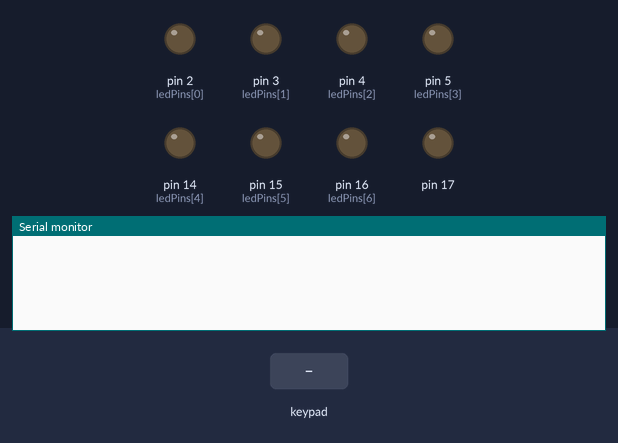
The sketch below on a simulated Arduino Uno, built with avr-gcc and run on an emulated ATmega328P. Shown: output pins drawn as LEDs (lit = HIGH), the last lines printed to the serial monitor. The inputs (shaded band) are chosen by the test bench.

Above: at 1.2 s.
1.3 s: keypad keys 1 3 1 2 1 1 1 0 pressed 0.4 s apart
At 4.6 s:
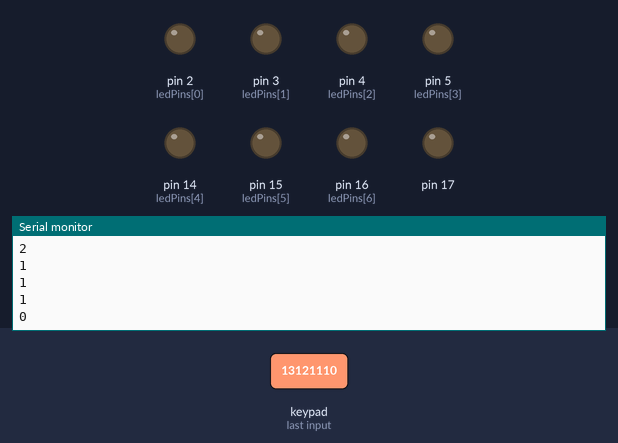
6.0 s: key 'F' pressed
At 7.2 s:
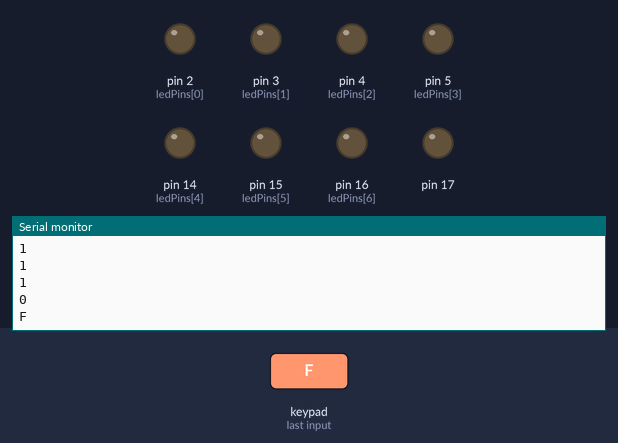
7.5 s: key 'B' pressed
At 8.6 s:
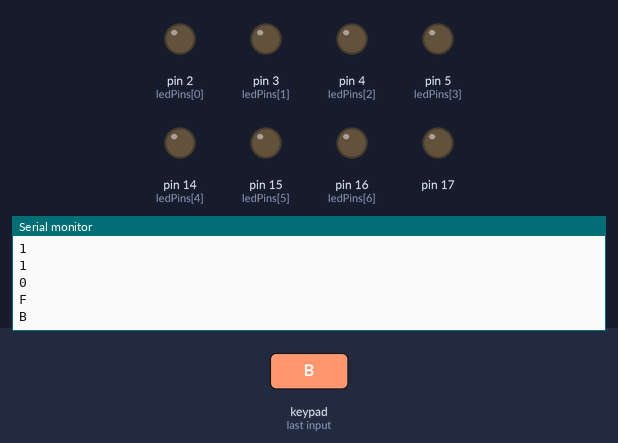
9.0 s: keypad keys 1 3 1 2 1 1 1 0 A pressed 0.4 s apart
At 13.3 s:
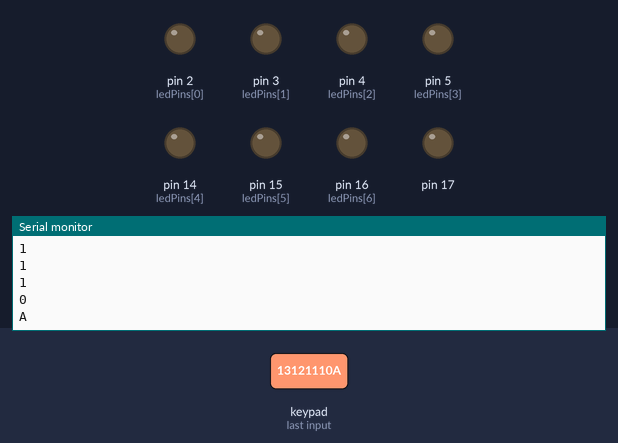
14.1 s: key 'E' pressed
At 14.7 s:
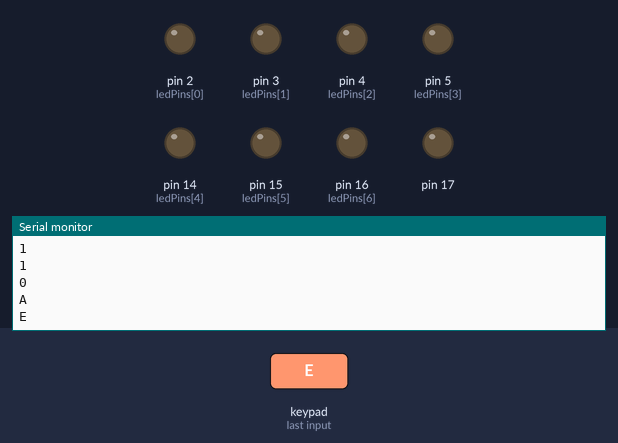
15.6 s: keypad keys 1 3 1 2 1 1 1 0 D pressed 0.4 s apart
At 19.4 s:
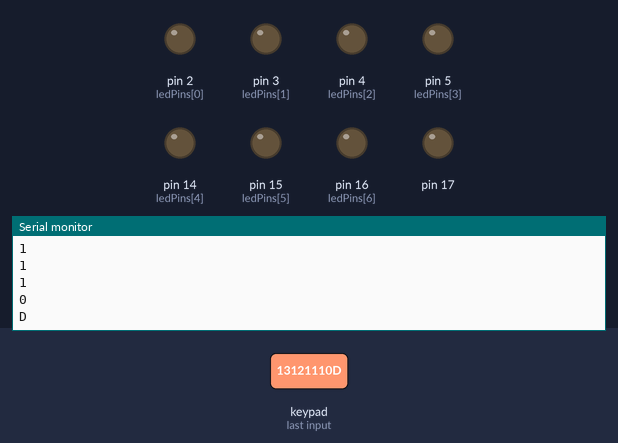
Timing chart, 0 to 20.9 s (numbered marks = the images above; inputs shaded):
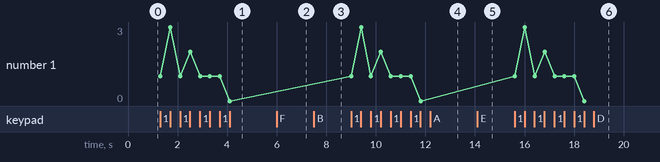

Measured:
- after the input at 1.3 s, the serial monitor: prints a new line at once (image 1)
- after the input at 6.0 s, the serial monitor: prints a new line at once (image 2)
- after the input at 7.5 s, the serial monitor: prints a new line at once (image 3)
- after the input at 9.0 s, the serial monitor: prints a new line at once (image 4)
- after the input at 14.1 s, the serial monitor: prints a new line at once (image 5)
- after the input at 15.6 s, the serial monitor: prints a new line at once (image 6)

The sketch:

Lab05_2.ino
```cpp
#include<Keypad.h>
const byte rows=4;
const byte cols=4;
char keys[rows][cols]={{'F','B','A','0'},{'E','3','2','1'},
                       {'D','6','5','4'},{'C','9','8','7'}};
byte rowPins[rows]={13,12,11,10};
byte colPins[cols]={9,8,7,6};
byte num[10]={B0111111,B0000110,B1011011,B1001111,B1100110,B1101101,
              B1111101,B0000111,B1111111,B1101111};
byte ledPins[]={2,3,4,5,14,15,16};
Keypad keypad =Keypad( makeKeymap(keys), rowPins,colPins, rows, cols);
void setup() {
  Serial.begin(9600);
  int i;
  pinMode(17,OUTPUT);
  for(i=0;i<8;i++)
    pinMode(ledPins[i],OUTPUT);
}

void loop() {
    char key = keypad.getKey();
    int i,x;
    if (key != NO_KEY)
    {
        x=key-48;
        Serial.println(key);
    }
    for(i=0;i<7;i++)
      if(bitRead(num[x],i))
        digitalWrite(ledPins[i],1);
      else
        digitalWrite(ledPins[i],0);

}
```
